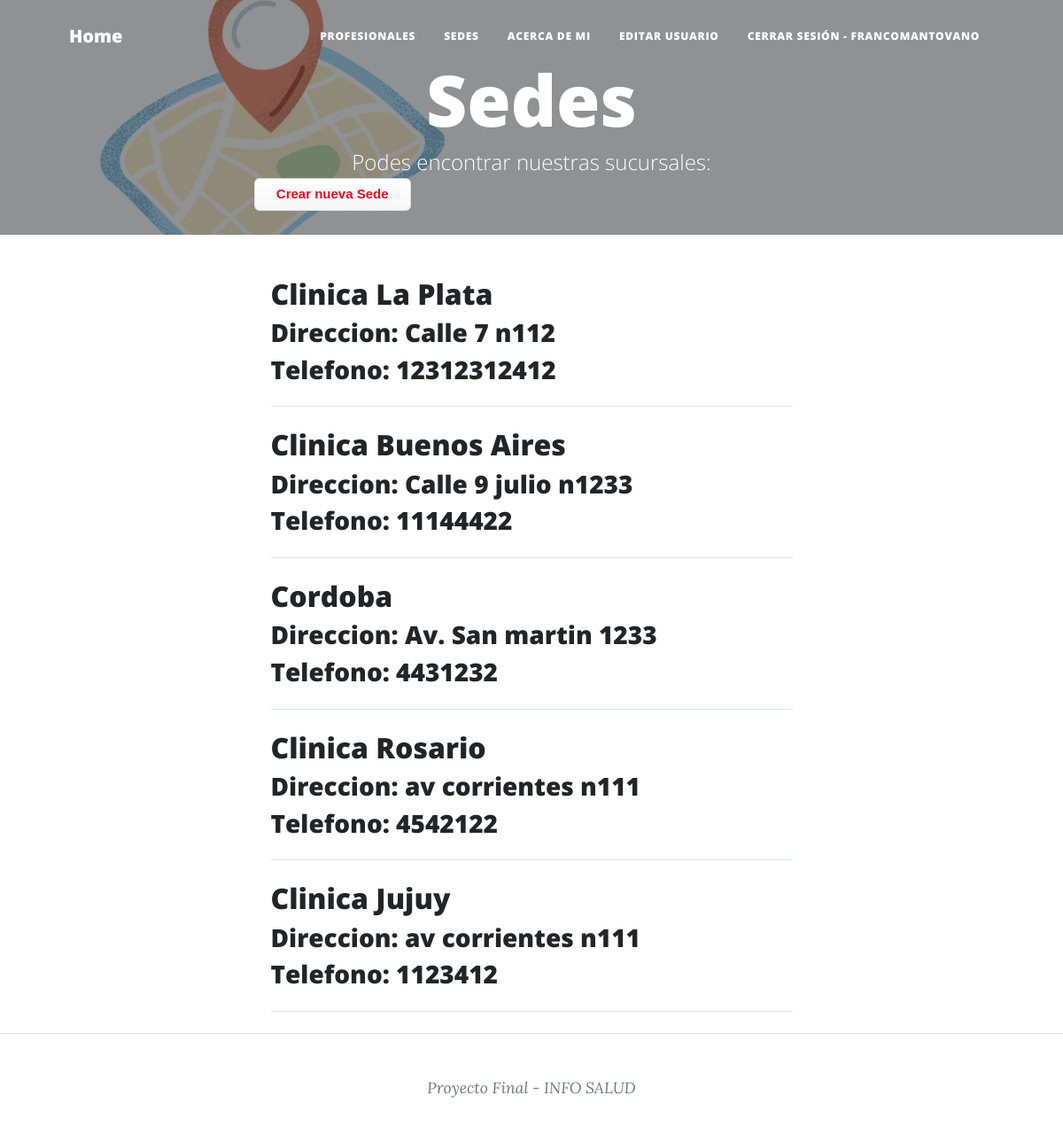
Page /sede/sedes (signed in) on the committed database.
### sede/models.py (models this page shows, shortened)
class Sede(models.Model):
    name = models.CharField(max_length=40)
    cod = models.IntegerField()
    tel= models.IntegerField()
    dir= models.CharField(max_length=40)

### sede/views.py (the view)
# urls.py: path("sedes", views.sedes, name="sede-list"),
def sedes(request):
    sedes = Sede.objects.all()
    context_dict = {"sedes": sedes}
    return render(
        request=request,
        context=context_dict,
        template_name="sede/sede_list.html",
    )

### sede/templates/sede/sede_list.html (shortened to what this page needs)
{% extends "home/index.html" %}
{% load static %}
{% block my_blog_header %}
    <header class="masthead" style="background-image: url('../../static/home/assets/img/ubicacion.png')">
        <div class="container position-relative px-4 px-lg-5">
            <div class="row gx-4 gx-lg-5 justify-content-center">
                <div class="col-md-15 col-lg-16 col-xl-14">
                    <div class="site-heading">
                        <h1>Sedes</h1>
                        <span class="subheading"> Podes encontrar nuestras sucursales: </span>
                    </div>
                </div>
            </div>
            {% if user.is_superuser %}
            <a class="button_custom" href="{% url 'sede:sede-add' %}">Crear nueva Sede</a>
            {% endif %}
        </div>
    </header>
{% endblock %}
{% block my_blog_content %}
    {% for sede in sedes %}
        <div class="post-preview">
            <h2 class="post-title">{{ sede.name }}</h2>
            <h3 class="post-subtitle">Direccion: {{ sede.dir }}</h3>
            <h3 class="post-subtitle">Telefono: {{ sede.tel }}</h3>
        </div>
        <hr class="my-4" />
    {% endfor %}
{% endblock %}

### home/templates/home/index.html (shortened to what this page needs)
<!DOCTYPE html>
<html lang="en">
    <head>
        {% load static %}
        <link href="{% static 'home/css/styles.css' %}" rel="stylesheet" />
    </head>
    <body>
        <nav class="navbar navbar-expand-lg navbar-light" id="mainNav">
            <div class="container px-4 px-lg-5">
                <a class="navbar-brand" href="{% url 'home:index' %}">Home</a>
                <div class="collapse navbar-collapse" id="navbarResponsive">
                    <ul class="navbar-nav ms-auto py-4 py-lg-0">
                        <li class="nav-item"><a class="nav-link px-lg-3 py-3 py-lg-4" href="{% url 'profesional:profesional-list' %}">Profesionales</a></li>
                        <li class="nav-item"><a class="nav-link px-lg-3 py-3 py-lg-4" href="{% url 'sede:sede-list' %}">Sedes</a></li>
                        <li class="nav-item"><a class="nav-link px-lg-3 py-3 py-lg-4" href="{% url 'home:about_me' %}">Acerca de mi</a></li>
                        {% if user.is_authenticated %}
                        <li class="nav-item"><a class="nav-link px-lg-3 py-3 py-lg-4" href="{% url 'home:user-profile' %}">Editar usuario</a></li>
                        <li class="nav-item"><a class="nav-link px-lg-3 py-3 py-lg-4" href="{% url 'logout' %}">Cerrar Sesión - {{ user.username }}</a></li>
                        {% else %}
                        <li class="nav-item"><a class="nav-link px-lg-3 py-3 py-lg-4" href="{% url 'login' %}">Iniciar Sesión</a></li>
                        {% endif %}
                    </ul>
                </div>
            </div>
        </nav>
        {% block my_blog_header %}{% endblock %}
        <div class="container px-4 px-lg-5">
            <div class="row gx-4 gx-lg-5 justify-content-center">
                <div class="col-md-10 col-lg-8 col-xl-7">
                    {% block my_blog_content %}{% endblock %}
                </div>
            </div>
        </div>
        <footer class="border-top">
            <div class="container px-4 px-lg-5">
                <div class="row gx-4 gx-lg-5 justify-content-center">
                    <div class="col-md-10 col-lg-8 col-xl-7">
                        <div class="small text-center text-muted fst-italic">Proyecto Final - INFO SALUD</div>
                    </div>
                </div>
            </div>
        </footer>
    </body>
</html>

### rows in the picture
Sede: name "Clinica La Plata", dir "Calle 7 n112", tel "12312312412"
Sede: name "Clinica Buenos Aires", dir "Calle 9 julio n1233", tel "11144422"
Sede: name "Cordoba", dir "Av. San martin 1233", tel "4431232"
Sede: name "Clinica Rosario", dir "av corrientes n111", tel "4542122"
Sede: name "Clinica Jujuy", dir "av corrientes n111", tel "1123412"

### other values in the picture
{{ user.username }} "FRANCOMANTOVANO"
